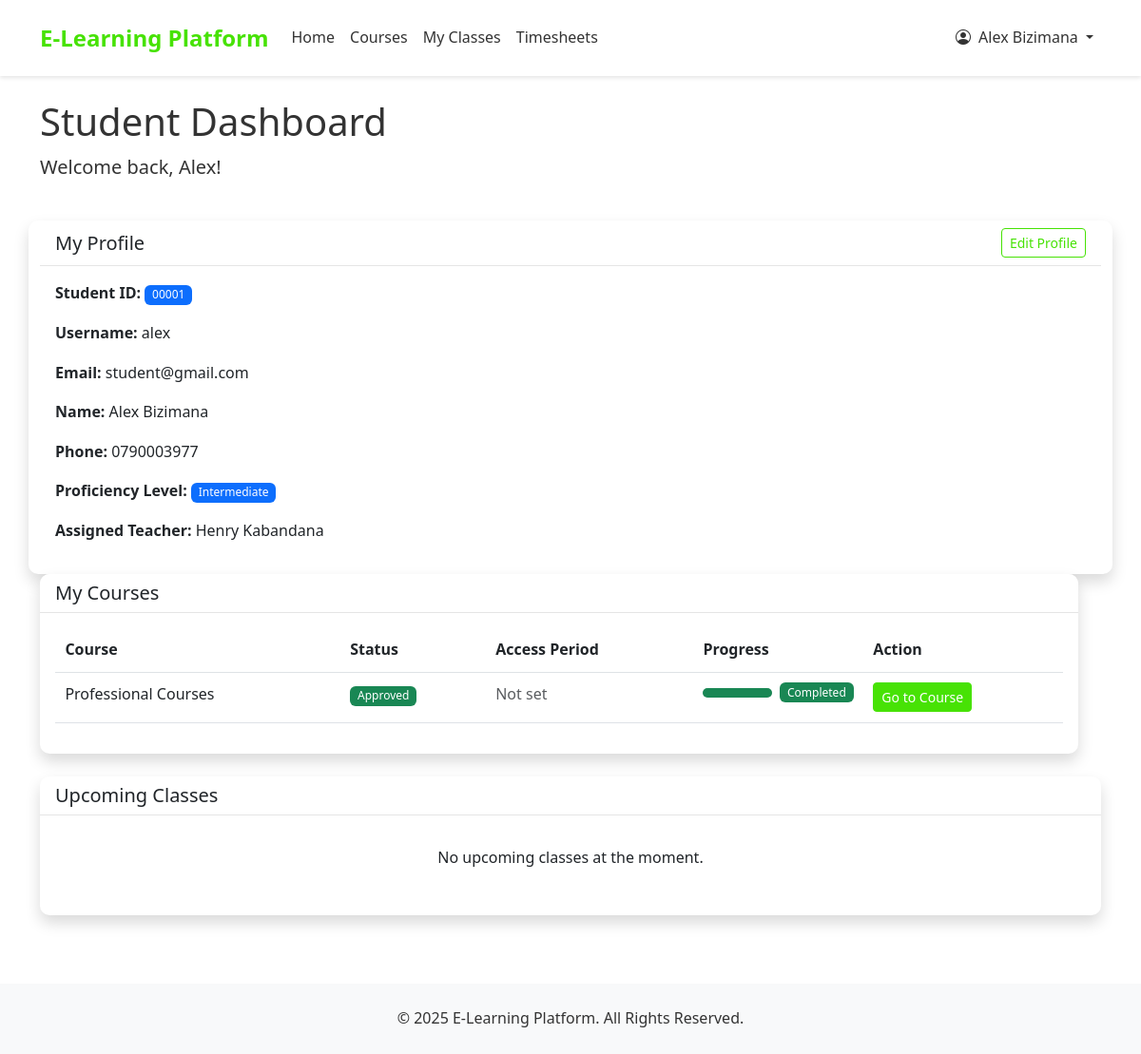
The app's page /accounts/dashboard/student/ (signed in), older data.
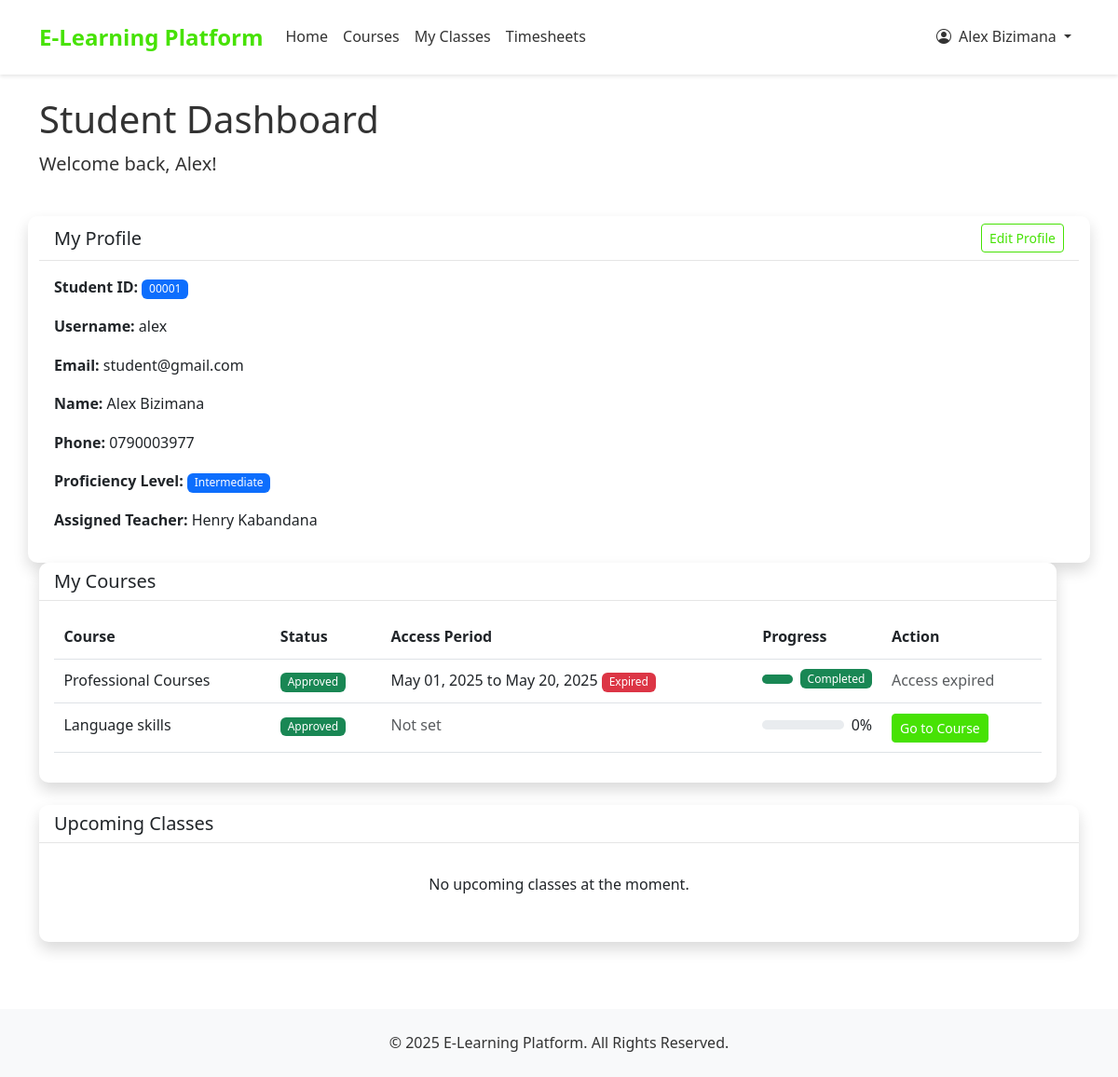
The same page, newer data.
### accounts/models.py (models this page shows, shortened)
class PaymentProof(models.Model):
    STATUS_CHOICES = (
        ('pending', 'Pending'),
        ('approved', 'Approved'),
        ('rejected', 'Rejected'),
    )
    user = models.ForeignKey(User, on_delete=models.CASCADE, related_name='payment_proofs')
    course = models.ForeignKey('courses.Course', on_delete=models.CASCADE)
    proof_image = models.ImageField(upload_to='payment_proofs/')
    status = models.CharField(max_length=10, choices=STATUS_CHOICES, default='pending')
    submitted_at = models.DateTimeField(auto_now_add=True)
    processed_at = models.DateTimeField(blank=True, null=True)

class CoursePeriod(models.Model):
    student = models.ForeignKey(User, on_delete=models.CASCADE, related_name='course_periods')
    course = models.ForeignKey('courses.Course', on_delete=models.CASCADE, related_name='student_periods')
    start_date = models.DateField()
    end_date = models.DateField()
    created_at = models.DateTimeField(auto_now_add=True)
    updated_at = models.DateTimeField(auto_now=True)
    class Meta:
        unique_together = ['student', 'course']
    def is_active(self):
        today = timezone.now().date()
        return self.start_date <= today <= self.end_date
    def is_ending_soon(self, days=3):
        today = timezone.now().date()
        days_remaining = (self.end_date - today).days
        return 0 <= days_remaining <= days
    def is_expired(self):
        today = timezone.now().date()
        return today > self.end_date

### courses/models.py (models this page shows, shortened)
class Course(models.Model):
    title = models.CharField(max_length=200)
    slug = models.SlugField(max_length=200, unique=True, blank=True)
    description = models.TextField()
    overview = models.TextField(blank=True, null=True)
    placement_test_price = models.DecimalField(max_digits=6, decimal_places=2)
    is_active = models.BooleanField(default=True)
    created_at = models.DateTimeField(auto_now_add=True)
    updated_at = models.DateTimeField(auto_now=True)

class CourseProgress(models.Model):
    STATUS_CHOICES = (
        ('in_progress', 'In Progress'),
        ('completed', 'Completed'),
    )
    user = models.ForeignKey(User, on_delete=models.CASCADE, related_name='course_progresses')
    course = models.ForeignKey(Course, on_delete=models.CASCADE, related_name='student_progresses')
    status = models.CharField(max_length=20, choices=STATUS_CHOICES, default='in_progress')
    progress_percentage = models.PositiveIntegerField(default=0)  # 0-100
    started_at = models.DateTimeField(auto_now_add=True)
    completed_at = models.DateTimeField(null=True, blank=True)
    class Meta:
        unique_together = ['user', 'course']

### accounts/views.py (the view)
# urls.py: path('dashboard/student/', views.student_dashboard, name='student_dashboard'),
@login_required
def student_dashboard(request):
    if not request.user.is_student():
        messages.error(request, "You don't have permission to access this page.")
        return redirect('home')
    student_profile = StudentProfile.objects.get(user=request.user)
    payment_proofs = PaymentProof.objects.filter(user=request.user)
    course_periods = CoursePeriod.objects.filter(student=request.user)
    course_period_dict = {period.course_id: period for period in course_periods}
    ending_soon_periods = [period for period in course_periods if period.is_ending_soon()]
    for payment in payment_proofs:
        if payment.status == 'approved':
            try:
                progress = CourseProgress.objects.filter(
                    user=request.user,
                    course=payment.course
                ).first()
                payment.progress = progress
            except:
                payment.progress = None
            payment.course_period = course_period_dict.get(payment.course.id)
    has_pending_placement_test = False
    for payment in payment_proofs:
        if payment.status == 'approved':
            course_period = course_period_dict.get(payment.course.id)
            if not course_period or (course_period and course_period.is_active()):
                has_placement_test = payment.course.quizzes.filter(
                    is_placement_test=True,
                    is_active=True
                ).exists()
                if has_placement_test and not student_profile.proficiency_level:
                    has_pending_placement_test = True
                    break
    context = {
        'student_profile': student_profile,
        'payment_proofs': payment_proofs,
        'has_pending_placement_test': has_pending_placement_test,
        'course_periods': course_periods,
        'ending_soon_periods': ending_soon_periods
    }
    return render(request, 'accounts/student_dashboard.html', context)

### accounts/models.py (called while the page is built)
    def is_teacher(self):
        return self.user_type == 'teacher'

    def is_student(self):
        return self.user_type == 'student'

### templates/accounts/student_dashboard.html (shortened to what the changed rows need)
{% extends 'base.html' %}
{% block content %}
<div class="row mb-4">
    <div class="col-12">
        <h1>Student Dashboard</h1>
    </div>
</div>
<div class="row">
<div class="row mb-4">
    <div class="col-md-12">
        <div class="card shadow">
            <div class="card-body">
                {% if payment_proofs %}
                    <table class="table">
                        <thead>
                            <tr>
                                <th>Course</th>
                                <th>Status</th>
                                <th>Access Period</th>
                                <th>Progress</th>
                                <th>Action</th>
                            </tr>
                        </thead>
                        <tbody>
                            {% for payment in payment_proofs %}
                                <tr>
                                    <td>{{ payment.course.title }}</td>
                                    <td>
                                        {% if payment.status == 'pending' %}
                                            <span class="badge bg-warning">Pending</span>
                                        {% elif payment.status == 'approved' %}
                                            <span class="badge bg-success">Approved</span>
                                        {% else %}
                                            <span class="badge bg-danger">Rejected</span>
                                        {% endif %}
                                    </td>
                                    <td>
                                        {% if payment.status == 'approved' %}
                                            {% if payment.course_period %}
                                                {{ payment.course_period.start_date|date:"M d, Y" }} to {{ payment.course_period.end_date|date:"M d, Y" }}
                                                {% if payment.course_period.is_expired %}
                                                    <span class="badge bg-danger">Expired</span>
                                                {% elif payment.course_period.is_ending_soon %}
                                                    <span class="badge bg-warning">{{ payment.course_period.days_remaining }} days left</span>
                                                {% else %}
                                                    <span class="badge bg-success">{{ payment.course_period.days_remaining }} days left</span>
                                                {% endif %}
                                            {% else %}
                                                <span class="text-muted">Not set</span>
                                            {% endif %}
                                        {% else %}
                                            -
                                        {% endif %}
                                    </td>
                                    <td>
                                        {% if payment.status == 'approved' %}
                                            {% if payment.progress %}
                                                {% if payment.progress.status == 'completed' %}
                                                    <div class="d-flex align-items-center">
                                                        <div class="progress flex-grow-1 me-2" style="height: 10px;">
                                                            <div class="progress-bar bg-success" role="progressbar" style="width: 100%;" aria-valuenow="100" aria-valuemin="0" aria-valuemax="100"></div>
                                                        </div>
                                                        <span class="badge bg-success">Completed</span>
                                                    </div>
                                                {% else %}
                                                    <div class="d-flex align-items-center">
                                                        <div class="progress flex-grow-1 me-2" style="height: 10px;">
                                                        </div>
                                                        <span>{{ payment.progress.progress_percentage }}%</span>
                                                    </div>
                                                {% endif %}
                                            {% else %}
                                                <div class="progress" style="height: 10px;">
                                                    <div class="progress-bar" role="progressbar" style="width: 0%;" aria-valuenow="0" aria-valuemin="0" aria-valuemax="100"></div>
                                                </div>
                                            {% endif %}
                                        {% else %}
                                            -
                                        {% endif %}
                                    </td>
                                    <td>
                                        {% if payment.status == 'approved' %}
                                            {% if not student_profile.proficiency_level %}
                                                {% for quiz in payment.course.quizzes.all %}
                                                    {% if quiz.is_placement_test and quiz.is_active %}
                                                        <a href="{% url 'take_placement_test' payment.course.id %}" class="btn btn-sm btn-primary">Take Placement Test</a>
                                                    {% endif %}
                                                {% endfor %}
                                            {% elif payment.course_period and payment.course_period.is_expired %}
                                                <span class="text-muted">Access expired</span>
                                            {% else %}
                                                <a href="{% url 'student_course_dashboard' payment.course.slug %}" class="btn btn-sm btn-primary">Go to Course</a>
                                            {% endif %}
                                        {% elif payment.status == 'rejected' %}
                                            <a href="{% url 'course_payment' payment.course.id %}" class="btn btn-sm btn-outline-primary">Resubmit Payment</a>
                                        {% else %}
                                            <span class="text-muted">Awaiting approval</span>
                                        {% endif %}
                                    </td>
                                </tr>
                            {% endfor %}
                        </tbody>
                    </table>
                {% else %}
                    <div class="text-center py-4">
                        <p>You haven't enrolled in any courses yet.</p>
                        <a href="{% url 'course_list' %}" class="btn btn-primary">Browse Courses</a>
                    </div>
                {% endif %}
            </div>
        </div>
    </div>
</div>
</div>
{% endblock %}

Row changes from the older to the newer data that the page shows:
shown differently, row unchanged: PaymentProof "Professional Courses": course_period.start_date (not shown) → "May 01, 2025"; course_period.end_date (not shown) → "May 20, 2025"; text "Not set Go to Course" → "to Expired Access expired"
added PaymentProof: course "Language skills", status "Approved", progress.progress_percentage "0"
